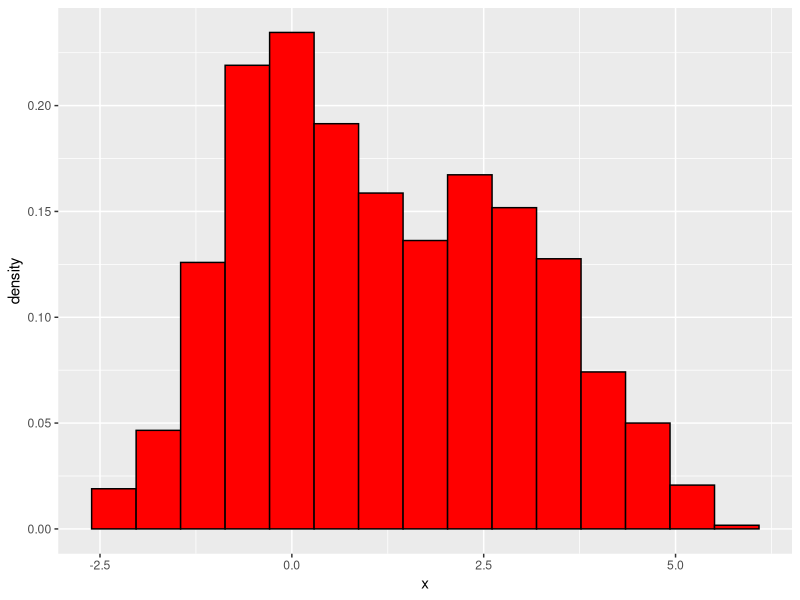

This figure's R source:
# data simulation

set.seed(14)

n <- 1000

u <- runif(n)

x <- ifelse(u < 0.6, rnorm(n, mean = 0, sd = 1), rnorm(n, mean = 3, sd = 1))

library(tidyverse)

data.frame(x) %>%
  ggplot(aes(x = x)) +
  geom_histogram(aes(y = after_stat(density)), bins = 15,
                 color = "black", fill = "red")

# theta = (phi1, phi2, mu1, mu2, sigma1.sq, sigma2.sq)

# Initialization
theta <- c(0.4, 0.6, -1, 1, 2, 2)

epsilon <- 0.0001

# EM Algorithm

repeat{
  # current setting
  phi1 <- theta[1]; phi2 <- theta[2]
  mu1 <- theta[3]; sigma1.sq <- theta[5]
  mu2 <- theta[4]; sigma2.sq <- theta[6]
  
  # E-Step
  joint.prob <- matrix(NA, nrow = n, ncol = 2)
  joint.prob[,1] <- dnorm(x, mu1, sqrt(sigma1.sq)) * phi1
  joint.prob[,2] <- dnorm(x, mu2, sqrt(sigma2.sq)) * phi2
  
  marginal.prob <- rowSums(joint.prob)
  
  posterior.prob <- joint.prob / marginal.prob # using recycling property of R
  
  # M-Step
  
  theta.new <- c()
  
  # update phi
  theta.new[c(1, 2)] <- colMeans(posterior.prob)
  
  # update mu
  theta.new[c(3, 4)] <- colSums(posterior.prob * x) / colSums(posterior.prob)
  
  # update sigma.sq
  temp <- (x - matrix(rep(c(mu1, mu2), n), nrow = n, ncol = 2, byrow = TRUE))^2
  
  theta.new[c(5, 6)] <- colSums(posterior.prob * temp) / colSums(posterior.prob)
  
  if(max(abs(theta - theta.new)) < epsilon){
    theta <- theta.new
    break
  }else{
    theta <- theta.new
  }
}

# Final estimates
theta

# posterior probabilities using the latest setting of the parameters

# latest setting
phi1 <- theta[1]; phi2 <- theta[2]
mu1 <- theta[3]; sigma1.sq <- theta[5]
mu2 <- theta[4]; sigma2.sq <- theta[6]

joint.prob <- matrix(NA, nrow = n, ncol = 2)
joint.prob[,1] <- dnorm(x, mu1, sqrt(sigma1.sq)) * phi1
joint.prob[,2] <- dnorm(x, mu2, sqrt(sigma2.sq)) * phi2

marginal.prob <- rowSums(joint.prob)

posterior.prob <- joint.prob / marginal.prob

head(posterior.prob)

# assignments
assignment <- max.col(posterior.prob)
head(assignment)
